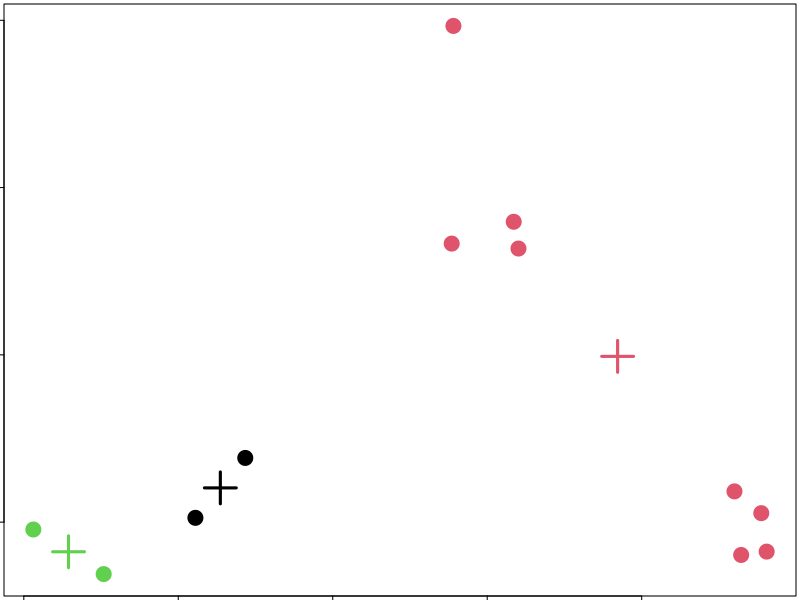
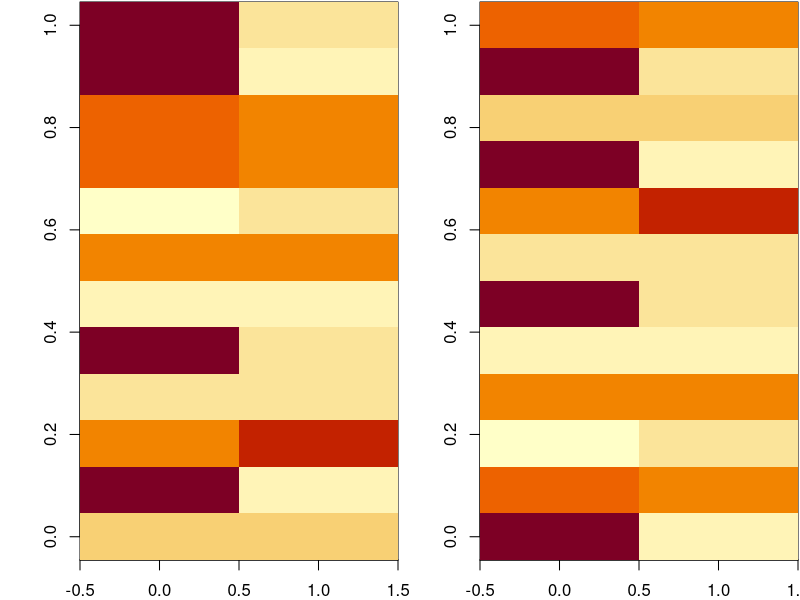

These figures' R source, in order:
#Clear Workspace
rm(list=ls())
# Clear Console:
cat("\014")

set.seed(1234)
x <- rnorm(12, mean = rep(1:3, each = 4), sd = 0.2)
y <- rnorm(12, mean = rep(c(1, 2, 1), each = 4), sd = 0.2)
dataFrame <- data.frame(x = x, y = y)

kmeansObj <- kmeans(dataFrame, centers = 3)
names(kmeansObj)
kmeansObj$cluster

par(mar = rep(0.2, 4))
plot(x, y, col = kmeansObj$cluster, pch = 19, cex = 2)
points(kmeansObj$centers, col = 1:3, pch = 3, cex = 3, lwd = 3)

set.seed(1234)
dataMatrix <- as.matrix(dataFrame)[sample(1:12), ]
kmeansObj2 <- kmeans(dataMatrix, centers = 3)
par(mfrow = c(1, 2), mar = c(2, 4, 0.1, 0.1))
image(t(dataMatrix)[, nrow(dataMatrix):1]) #, yaxt = "n")
image(t(dataMatrix)[, order(kmeansObj$cluster)]) #, yaxt = "n")